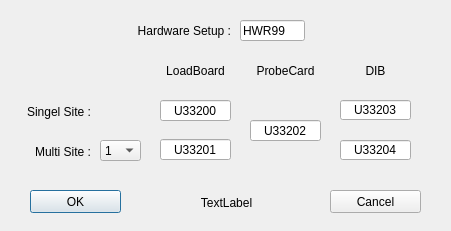
<?xml version="1.0" encoding="UTF-8"?>
<ui version="4.0">
 <class>NewHardwareWizard</class>
 <widget class="QDialog" name="NewHardwareWizard">
  <property name="geometry">
   <rect>
    <x>0</x>
    <y>0</y>
    <width>451</width>
    <height>231</height>
   </rect>
  </property>
  <property name="minimumSize">
   <size>
    <width>451</width>
    <height>231</height>
   </size>
  </property>
  <property name="maximumSize">
   <size>
    <width>451</width>
    <height>231</height>
   </size>
  </property>
  <property name="windowTitle">
   <string>Dialog</string>
  </property>
  <widget class="QComboBox" name="Parallelism">
   <property name="geometry">
    <rect>
     <x>100</x>
     <y>140</y>
     <width>41</width>
     <height>21</height>
    </rect>
   </property>
   <item>
    <property name="text">
     <string>1</string>
    </property>
   </item>
   <item>
    <property name="text">
     <string>2</string>
    </property>
   </item>
   <item>
    <property name="text">
     <string>3</string>
    </property>
   </item>
   <item>
    <property name="text">
     <string>4</string>
    </property>
   </item>
   <item>
    <property name="text">
     <string>5</string>
    </property>
   </item>
   <item>
    <property name="text">
     <string>6</string>
    </property>
   </item>
   <item>
    <property name="text">
     <string>7</string>
    </property>
   </item>
   <item>
    <property name="text">
     <string>8</string>
    </property>
   </item>
   <item>
    <property name="text">
     <string>9</string>
    </property>
   </item>
   <item>
    <property name="text">
     <string>10</string>
    </property>
   </item>
   <item>
    <property name="text">
     <string>11</string>
    </property>
   </item>
   <item>
    <property name="text">
     <string>12</string>
    </property>
   </item>
   <item>
    <property name="text">
     <string>13</string>
    </property>
   </item>
   <item>
    <property name="text">
     <string>14</string>
    </property>
   </item>
   <item>
    <property name="text">
     <string>15</string>
    </property>
   </item>
   <item>
    <property name="text">
     <string>16</string>
    </property>
   </item>
  </widget>
  <widget class="QLabel" name="label">
   <property name="geometry">
    <rect>
     <x>20</x>
     <y>141</y>
     <width>71</width>
     <height>21</height>
    </rect>
   </property>
   <property name="toolTip">
    <string>(Multi Site)</string>
   </property>
   <property name="text">
    <string>Multi Site :</string>
   </property>
   <property name="alignment">
    <set>Qt::AlignRight|Qt::AlignTrailing|Qt::AlignVCenter</set>
   </property>
  </widget>
  <widget class="QLabel" name="label_2">
   <property name="geometry">
    <rect>
     <x>20</x>
     <y>101</y>
     <width>71</width>
     <height>21</height>
    </rect>
   </property>
   <property name="toolTip">
    <string>(Single Site)</string>
   </property>
   <property name="text">
    <string>Singel Site :</string>
   </property>
   <property name="alignment">
    <set>Qt::AlignRight|Qt::AlignTrailing|Qt::AlignVCenter</set>
   </property>
  </widget>
  <widget class="QLabel" name="label_3">
   <property name="geometry">
    <rect>
     <x>60</x>
     <y>20</y>
     <width>171</width>
     <height>21</height>
    </rect>
   </property>
   <property name="text">
    <string>Hardware Setup :</string>
   </property>
   <property name="alignment">
    <set>Qt::AlignRight|Qt::AlignTrailing|Qt::AlignVCenter</set>
   </property>
  </widget>
  <widget class="QLineEdit" name="MultiSiteLoadboard">
   <property name="geometry">
    <rect>
     <x>160</x>
     <y>139</y>
     <width>71</width>
     <height>21</height>
    </rect>
   </property>
   <property name="text">
    <string>U33201</string>
   </property>
   <property name="alignment">
    <set>Qt::AlignCenter</set>
   </property>
  </widget>
  <widget class="QLabel" name="label_4">
   <property name="geometry">
    <rect>
     <x>150</x>
     <y>60</y>
     <width>91</width>
     <height>21</height>
    </rect>
   </property>
   <property name="text">
    <string>LoadBoard</string>
   </property>
   <property name="alignment">
    <set>Qt::AlignCenter</set>
   </property>
  </widget>
  <widget class="QLineEdit" name="SingleSiteLoadboard">
   <property name="geometry">
    <rect>
     <x>160</x>
     <y>100</y>
     <width>71</width>
     <height>21</height>
    </rect>
   </property>
   <property name="text">
    <string>U33200</string>
   </property>
   <property name="alignment">
    <set>Qt::AlignCenter</set>
   </property>
  </widget>
  <widget class="QLineEdit" name="ProbeCard">
   <property name="geometry">
    <rect>
     <x>250</x>
     <y>120</y>
     <width>71</width>
     <height>21</height>
    </rect>
   </property>
   <property name="text">
    <string>U33202</string>
   </property>
   <property name="alignment">
    <set>Qt::AlignCenter</set>
   </property>
  </widget>
  <widget class="QLineEdit" name="SingleSiteDIB">
   <property name="geometry">
    <rect>
     <x>340</x>
     <y>100</y>
     <width>71</width>
     <height>20</height>
    </rect>
   </property>
   <property name="text">
    <string>U33203</string>
   </property>
   <property name="alignment">
    <set>Qt::AlignCenter</set>
   </property>
  </widget>
  <widget class="QLineEdit" name="MultiSiteDIB">
   <property name="geometry">
    <rect>
     <x>340</x>
     <y>140</y>
     <width>71</width>
     <height>20</height>
    </rect>
   </property>
   <property name="text">
    <string>U33204</string>
   </property>
   <property name="alignment">
    <set>Qt::AlignCenter</set>
   </property>
  </widget>
  <widget class="QLabel" name="label_7">
   <property name="geometry">
    <rect>
     <x>240</x>
     <y>60</y>
     <width>91</width>
     <height>21</height>
    </rect>
   </property>
   <property name="text">
    <string>ProbeCard</string>
   </property>
   <property name="alignment">
    <set>Qt::AlignCenter</set>
   </property>
  </widget>
  <widget class="QLabel" name="label_8">
   <property name="geometry">
    <rect>
     <x>330</x>
     <y>60</y>
     <width>91</width>
     <height>21</height>
    </rect>
   </property>
   <property name="text">
    <string>DIB</string>
   </property>
   <property name="alignment">
    <set>Qt::AlignCenter</set>
   </property>
  </widget>
  <widget class="QPushButton" name="OKButton">
   <property name="geometry">
    <rect>
     <x>30</x>
     <y>190</y>
     <width>91</width>
     <height>23</height>
    </rect>
   </property>
   <property name="text">
    <string>OK</string>
   </property>
  </widget>
  <widget class="QPushButton" name="CancelButton">
   <property name="geometry">
    <rect>
     <x>330</x>
     <y>190</y>
     <width>91</width>
     <height>23</height>
    </rect>
   </property>
   <property name="text">
    <string>Cancel</string>
   </property>
  </widget>
  <widget class="QLabel" name="Feedback">
   <property name="geometry">
    <rect>
     <x>126</x>
     <y>192</y>
     <width>201</width>
     <height>21</height>
    </rect>
   </property>
   <property name="text">
    <string>TextLabel</string>
   </property>
   <property name="alignment">
    <set>Qt::AlignCenter</set>
   </property>
  </widget>
  <widget class="QLineEdit" name="HardwareSetup">
   <property name="geometry">
    <rect>
     <x>240</x>
     <y>20</y>
     <width>65</width>
     <height>21</height>
    </rect>
   </property>
   <property name="minimumSize">
    <size>
     <width>65</width>
     <height>0</height>
    </size>
   </property>
   <property name="maximumSize">
    <size>
     <width>65</width>
     <height>16777215</height>
    </size>
   </property>
   <property name="text">
    <string>HWR99</string>
   </property>
  </widget>
 </widget>
 <resources/>
 <connections/>
</ui>
